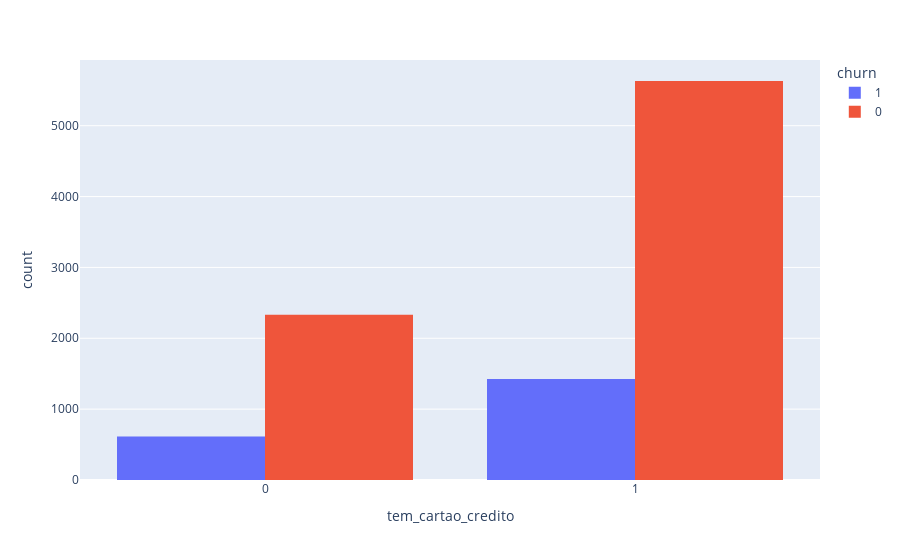

This figure's notebook cell:
### Code cell
px.histogram(dados, x='tem_cartao_credito', color='churn', barmode='group')

### Figure 1 — Plotly figure (JSON) as saved in the notebook; plotly's stock layout.template omitted (floating-point values rounded to 4 significant figures; data arrays with more than 128 entries replaced by an {"elided": "..."} marker saying what was removed)
{"data": [{"alignmentgroup": "True", "bingroup": "x", "hovertemplate": "churn=1<br>tem_cartao_credito=%{x}<br>count=%{y}<extra></extra>", "legendgroup": "1", "marker": {"color": "#636efa", "pattern": {"shape": ""}}, "name": "1", "offsetgroup": "1", "orientation": "v", "showlegend": true, "type": "histogram", "x": {"elided": "2037 int values"}, "xaxis": "x", "yaxis": "y"}, {"alignmentgroup": "True", "bingroup": "x", "hovertemplate": "churn=0<br>tem_cartao_credito=%{x}<br>count=%{y}<extra></extra>", "legendgroup": "0", "marker": {"color": "#EF553B", "pattern": {"shape": ""}}, "name": "0", "offsetgroup": "0", "orientation": "v", "showlegend": true, "type": "histogram", "x": {"elided": "7963 int values"}, "xaxis": "x", "yaxis": "y"}], "layout": {"barmode": "group", "legend": {"title": {"text": "churn"}, "tracegroupgap": 0}, "margin": {"t": 60}, "xaxis": {"anchor": "y", "domain": [0, 1], "title": {"text": "tem_cartao_credito"}}, "yaxis": {"anchor": "x", "domain": [0, 1], "title": {"text": "count"}}}}
